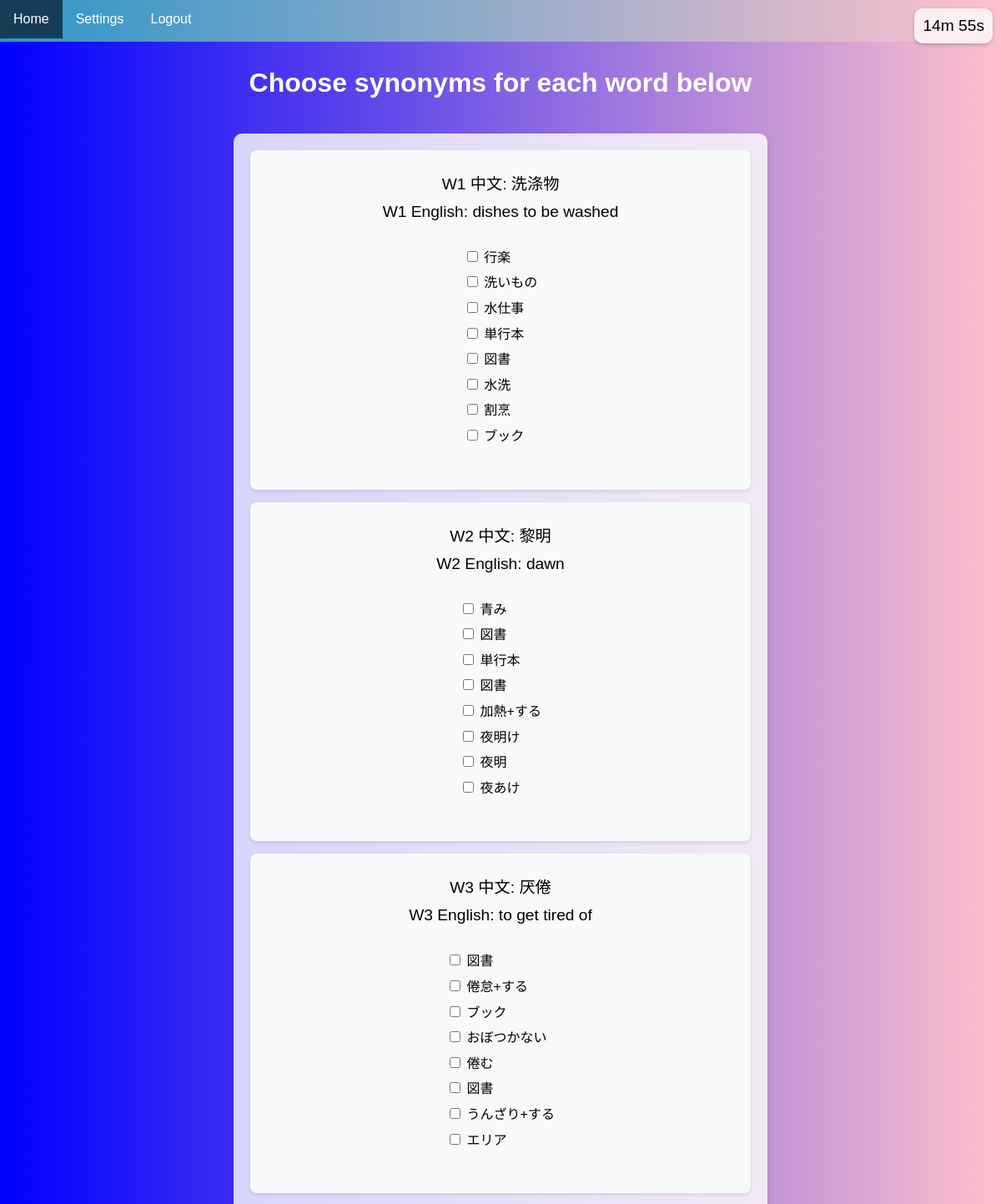
The page /first_test/picsu (signed in, upper part) on the database its author committed.
### study/models.py (models this page shows, shortened)
class Question(models.Model):
    word = models.ForeignKey(Word, on_delete=models.CASCADE)
    correct_answers = models.ManyToManyField(Answer)
    group = models.CharField(max_length=32, null=True)
    def __str__(self):
        return f"Question for {self.word.original_word}"

class Word(models.Model):
    original_word = models.CharField(max_length=100)
    english_meaning = models.CharField(max_length=100)
    chinese_meaning = models.CharField(max_length=100)
    image_url = models.CharField(max_length=512, null=True, blank=True)
    learning_method = models.CharField(max_length=32, null=True)

class Answer(models.Model):
    word = models.ForeignKey(Word, on_delete=models.CASCADE)
    text = models.CharField(max_length=100)  # The text of the answer
    def __str__(self):
        return self.text

### study/views.py (the view, shortened to what this page needs)
# urls.py: path("first_test/picsu", views.first_test_picsu, name="picsu-first-test"),
@login_required
def first_test_picsu(request):
    user = request.user
    if request.method == "GET":
        test_questions = create_test_for_user(user, 'picsu')
        for question in test_questions:
            print("Test questions word: ", question["question"].id)
        print("LENGTH: ", len(test_questions))
        return render(request, 'study/picsu_first_test.html', {'test_questions': test_questions})

### study/templates/study/picsu_first_test.html (shortened to what this page needs)
<!DOCTYPE html>
<html>
<head>
</head>
<body>
    {% include 'study/navbar.html' %}
    <div id="countdown" class="countdown-timer">
    </div>
    <h1>Choose synonyms for each word below</h1>
    <form action="{% url 'picsu-first-test' %}" method="post">
        {% for question in test_questions %}
            <div class="question-container">
                <p>W{{ forloop.counter }} 中文: {{ question.question.word.chinese_meaning }}</p>
                <p>W{{ forloop.counter }} English: {{ question.question.word.english_meaning }}</p>
                <div class="answers-container">
                    <ul>
                        {% for answer in question.answers %}
                            <li>
                                <input type="checkbox" name="question_{{ question.question.id }}" value="{{ answer.id }}">
                                {{ answer.text }}
                            </li>
                        {% endfor %}
                    </ul>
                </div>
            </div>
        {% endfor %}
    </form>
</body>
</html>

### study/templates/study/picsu_first_test.html (style rules this page uses)
body { font-family: Arial, sans-serif; margin: 0; padding: 0; display: flex; flex-direction: column; align-items: center; background: linear-gradient(to right, blue, pink); padding-top: 60px; color: white; }
.countdown-timer { position: fixed; top: 10px; right: 10px; background-color: rgba(255, 255, 255, 0.75); padding: 10px; border-radius: 10px; box-shadow: 0 2px 4px rgba(0, 0, 0, 0.2); font-size: 1.2em; z-index: 2000; color: black; }
form { max-width: 600px; width: 100%; margin: 20px; padding: 20px; background: rgba(255, 255, 255, 0.8); border-radius: 10px; box-shadow: 0 4px 8px rgba(0, 0, 0, 0.1); color: black; }
div { text-align: center; margin-bottom: 15px; }
p { font-size: 1.2em; margin: 10px 0; }
.question-container { text-align: center; margin-bottom: 15px; padding: 15px; background-color: #f8f9fa; border-radius: 8px; box-shadow: 0 2px 4px rgba(0, 0, 0, 0.1); }
.answers-container { display: flex; justify-content: center; }
ul { list-style: none; padding: 0; text-align: left; max-width: 400px; }
li { margin: 5px 0; line-height: 1.6; }

### rows shown on the page
Question: question.word.chinese_meaning "洗涤物", question.word.english_meaning "dishes to be washed"
Answer: text "行楽"
Answer: text "洗いもの"
Answer: text "水仕事"
Answer: text "単行本"
Answer: text "図書"
Answer: text "水洗"
Answer: text "割烹"
Answer: text "ブック"
Question: question.word.chinese_meaning "黎明", question.word.english_meaning "dawn"
Answer: text "青み"
Answer: text "図書"
Answer: text "単行本"
Answer: text "図書"
Answer: text "加熱+する"
Answer: text "夜明け"
Answer: text "夜明"
Answer: text "夜あけ"
Question: question.word.chinese_meaning "厌倦", question.word.english_meaning "to get tired of"
Answer: text "倦怠+する"
Answer: text "ブック"
Answer: text "おぼつかない"
Answer: text "倦む"
Answer: text "図書"
Answer: text "うんざり+する"
Answer: text "エリア"
